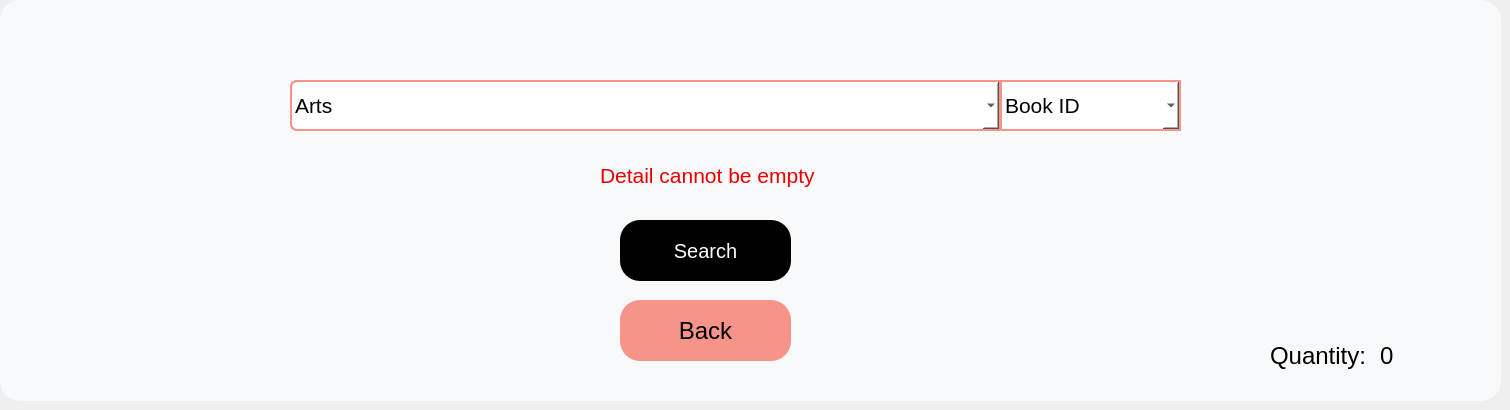
       <widget class="QWidget" name="searchbookp">
        <widget class="QWidget" name="widget_11" native="true">
         <property name="geometry">
          <rect>
           <x>0</x>
           <y>0</y>
           <width>1501</width>
           <height>401</height>
          </rect>
         </property>
         <property name="minimumSize">
          <size>
           <width>0</width>
           <height>0</height>
          </size>
         </property>
         <property name="maximumSize">
          <size>
           <width>16777215</width>
           <height>454555</height>
          </size>
         </property>
         <property name="styleSheet">
          <string notr="true">QWidget#widget_11{
background:transparent;
border:none;
border-radius:20px;
}</string>
         </property>
         <widget class="QLineEdit" name="searchbktxt">
          <property name="geometry">
           <rect>
            <x>290</x>
            <y>80</y>
            <width>711</width>
            <height>51</height>
           </rect>
          </property>
          <property name="font">
           <font>
            <pointsize>14</pointsize>
           </font>
          </property>
          <property name="styleSheet">
           <string notr="true">border-top-left-radius:7px;
border-bottom-left-radius:7px;
background-color: rgb(255, 255, 255);
border:2px solid #F79489;
padding-left:10px;
</string>
          </property>
          <property name="placeholderText">
           <string>Enter Book to be searched</string>
          </property>
         </widget>
         <widget class="QComboBox" name="searchbkcombo">
          <property name="geometry">
           <rect>
            <x>1000</x>
            <y>80</y>
            <width>181</width>
            <height>51</height>
           </rect>
          </property>
          <property name="font">
           <font>
            <pointsize>16</pointsize>
           </font>
          </property>
          <property name="layoutDirection">
           <enum>Qt::LeftToRight</enum>
          </property>
          <property name="autoFillBackground">
           <bool>false</bool>
          </property>
          <property name="styleSheet">
           <string notr="true">background-color: rgb(255, 255, 255);
border:2px solid #F79489;

</string>
          </property>
          <property name="maxVisibleItems">
           <number>20</number>
          </property>
          <item>
           <property name="text">
            <string>Book ID</string>
           </property>
          </item>
          <item>
           <property name="text">
            <string>Book Name</string>
           </property>
          </item>
          <item>
           <property name="text">
            <string>Author</string>
           </property>
          </item>
          <item>
           <property name="text">
            <string>Department</string>
           </property>
          </item>
         </widget>
         <widget class="QToolButton" name="searchbkbtn">
          <property name="geometry">
           <rect>
            <x>620</x>
            <y>220</y>
            <width>171</width>
            <height>61</height>
           </rect>
          </property>
          <property name="font">
           <font>
            <pointsize>15</pointsize>
           </font>
          </property>
          <property name="styleSheet">
           <string notr="true">QToolButton#searchbkbtn{
background-color: rgb(0, 0, 0);
color: rgb(255, 255, 255);
border-radius:20px;
}
QToolButton#searchbkbtn:hover{
color: rgb(85, 255, 0);
}
QToolButton#searchbkbtn:pressed{
background-color: rgb(85, 255, 0);
color:rgb(0,0,0)
}</string>
          </property>
          <property name="text">
           <string>Search</string>
          </property>
         </widget>
         <widget class="QLabel" name="searchbkemp">
          <property name="geometry">
           <rect>
            <x>600</x>
            <y>150</y>
            <width>251</width>
            <height>51</height>
           </rect>
          </property>
          <property name="font">
           <font>
            <pointsize>16</pointsize>
           </font>
          </property>
          <property name="styleSheet">
           <string notr="true">color: rgb(232, 0, 0);</string>
          </property>
          <property name="inputMethodHints">
           <set>Qt::ImhNone</set>
          </property>
          <property name="text">
           <string>Detail cannot be empty</string>
          </property>
         </widget>
         <widget class="QToolButton" name="searchbbcbtn">
          <property name="geometry">
           <rect>
            <x>620</x>
            <y>300</y>
            <width>171</width>
            <height>61</height>
           </rect>
          </property>
          <property name="font">
           <font>
            <pointsize>18</pointsize>
           </font>
          </property>
          <property name="styleSheet">
           <string notr="true">QToolButton#searchbbcbtn{
background-color: #F79489;
border-radius:20px;
}


QToolButton#searchbbcbtn:pressed{

background-color: rgb(218, 218, 218);
}
</string>
          </property>
          <property name="text">
           <string>Back</string>
          </property>
         </widget>
         <widget class="QComboBox" name="searchbktxtcombo">
          <property name="geometry">
           <rect>
            <x>290</x>
            <y>80</y>
            <width>711</width>
            <height>51</height>
           </rect>
          </property>
          <property name="font">
           <font>
            <pointsize>16</pointsize>
           </font>
          </property>
          <property name="layoutDirection">
           <enum>Qt::LeftToRight</enum>
          </property>
          <property name="autoFillBackground">
           <bool>false</bool>
          </property>
          <property name="styleSheet">
           <string notr="true">border-top-left-radius:7px;
border-bottom-left-radius:7px;
background-color: rgb(255, 255, 255);
border:2px solid #F79489;

</string>
          </property>
          <property name="maxVisibleItems">
           <number>20</number>
          </property>
          <item>
           <property name="text">
            <string>Arts</string>
           </property>
          </item>
          <item>
           <property name="text">
            <string>Commerce</string>
           </property>
          </item>
          <item>
           <property name="text">
            <string>Mathematics</string>
           </property>
          </item>
          <item>
           <property name="text">
            <string>Biology</string>
           </property>
          </item>
          <item>
           <property name="text">
            <string>Physics</string>
           </property>
          </item>
          <item>
           <property name="text">
            <string>Zoology</string>
           </property>
          </item>
          <item>
           <property name="text">
            <string>Chemistry</string>
           </property>
          </item>
          <item>
           <property name="text">
            <string>Computer Science</string>
           </property>
          </item>
          <item>
           <property name="text">
            <string>Hindi</string>
           </property>
          </item>
          <item>
           <property name="text">
            <string>English</string>
           </property>
          </item>
          <item>
           <property name="text">
            <string>Kannada</string>
           </property>
          </item>
          <item>
           <property name="text">
            <string>Sanskrit</string>
           </property>
          </item>
         </widget>
         <widget class="QLabel" name="label_41">
          <property name="geometry">
           <rect>
            <x>0</x>
            <y>0</y>
            <width>1501</width>
            <height>401</height>
           </rect>
          </property>
          <property name="font">
           <font>
            <family>MS Shell Dlg 2</family>
            <pointsize>25</pointsize>
            <weight>50</weight>
            <italic>false</italic>
            <bold>false</bold>
           </font>
          </property>
          <property name="styleSheet">
           <string notr="true">background-color:rgb(248, 249, 250);
border:none;
border-radius:20px;</string>
          </property>
          <property name="text">
           <string/>
          </property>
          <property name="alignment">
           <set>Qt::AlignCenter</set>
          </property>
         </widget>
         <widget class="QLabel" name="label_48">
          <property name="geometry">
           <rect>
            <x>1270</x>
            <y>340</y>
            <width>101</width>
            <height>31</height>
           </rect>
          </property>
          <property name="font">
           <font>
            <pointsize>18</pointsize>
            <weight>50</weight>
            <italic>false</italic>
            <bold>false</bold>
           </font>
          </property>
          <property name="text">
           <string>Quantity:</string>
          </property>
         </widget>
         <widget class="QLabel" name="qtylb">
          <property name="geometry">
           <rect>
            <x>1380</x>
            <y>340</y>
            <width>61</width>
            <height>31</height>
           </rect>
          </property>
          <property name="font">
           <font>
            <pointsize>18</pointsize>
            <weight>50</weight>
            <italic>false</italic>
            <bold>false</bold>
           </font>
          </property>
          <property name="text">
           <string>0</string>
          </property>
         </widget>
         <zorder>label_41</zorder>
         <zorder>searchbktxt</zorder>
         <zorder>searchbkcombo</zorder>
         <zorder>searchbkbtn</zorder>
         <zorder>searchbkemp</zorder>
         <zorder>searchbbcbtn</zorder>
         <zorder>searchbktxtcombo</zorder>
         <zorder>label_48</zorder>
         <zorder>qtylb</zorder>
        </widget>
       </widget>
